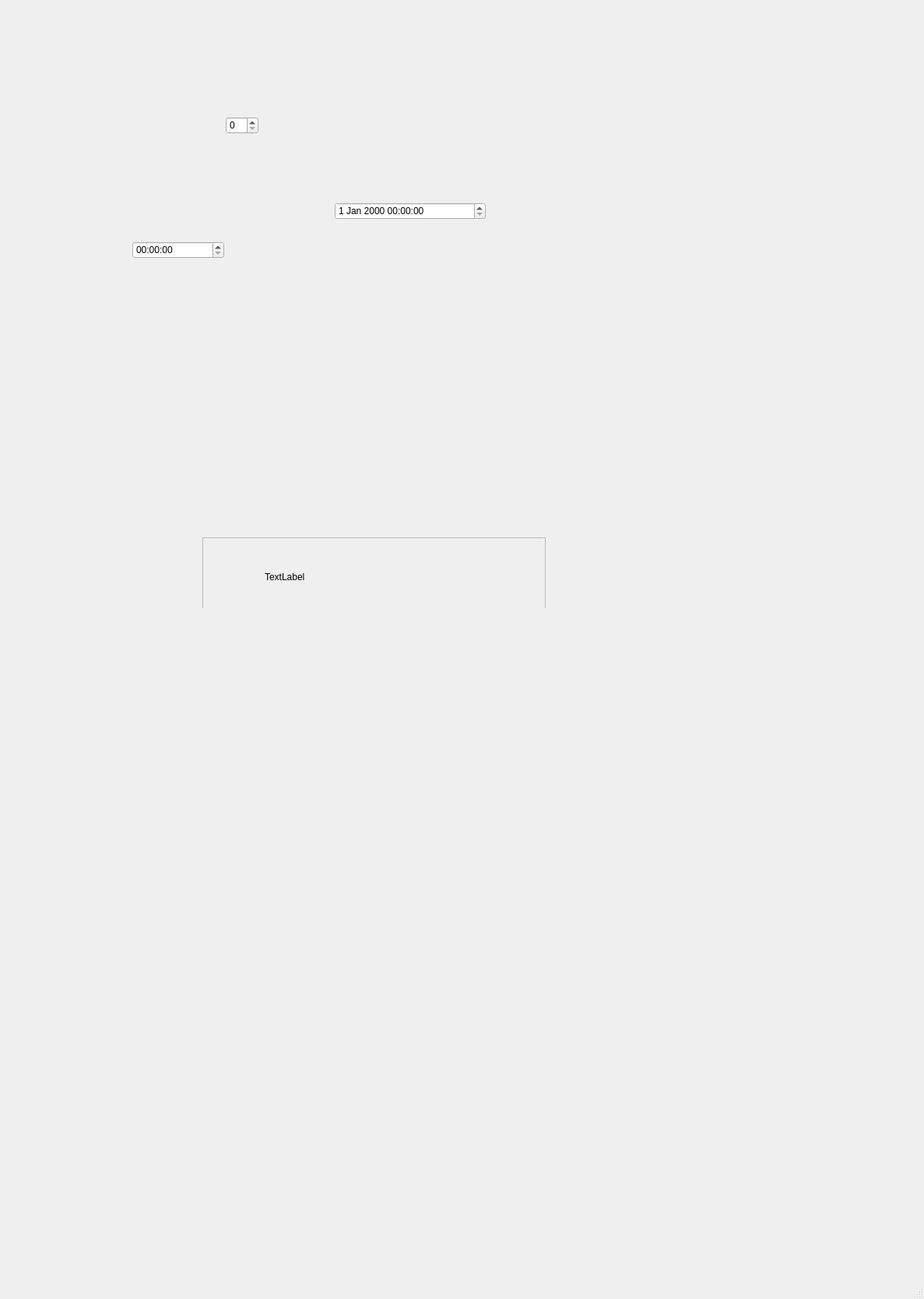
<?xml version="1.0" encoding="UTF-8"?>
<ui version="4.0">
 <class>MainWindow</class>
 <widget class="QMainWindow" name="MainWindow">
  <property name="geometry">
   <rect>
    <x>0</x>
    <y>0</y>
    <width>1187</width>
    <height>1668</height>
   </rect>
  </property>
  <property name="windowTitle">
   <string>MainWindow</string>
  </property>
  <widget class="QWidget" name="centralwidget">
   <widget class="QWidget" name="widget" native="true">
    <property name="geometry">
     <rect>
      <x>170</x>
      <y>460</y>
      <width>591</width>
      <height>321</height>
     </rect>
    </property>
    <widget class="QFrame" name="frame">
     <property name="geometry">
      <rect>
       <x>270</x>
       <y>490</y>
       <width>120</width>
       <height>80</height>
      </rect>
     </property>
     <property name="frameShape">
      <enum>QFrame::StyledPanel</enum>
     </property>
     <property name="frameShadow">
      <enum>QFrame::Raised</enum>
     </property>
    </widget>
    <widget class="QFrame" name="frame_2">
     <property name="geometry">
      <rect>
       <x>90</x>
       <y>230</y>
       <width>441</width>
       <height>171</height>
      </rect>
     </property>
     <property name="frameShape">
      <enum>QFrame::StyledPanel</enum>
     </property>
     <property name="frameShadow">
      <enum>QFrame::Raised</enum>
     </property>
     <widget class="QPushButton" name="pushButton">
      <property name="geometry">
       <rect>
        <x>80</x>
        <y>130</y>
        <width>93</width>
        <height>28</height>
       </rect>
      </property>
      <property name="text">
       <string>PushButton</string>
      </property>
     </widget>
     <widget class="QLabel" name="label_2">
      <property name="geometry">
       <rect>
        <x>80</x>
        <y>40</y>
        <width>71</width>
        <height>21</height>
       </rect>
      </property>
      <property name="text">
       <string>TextLabel</string>
      </property>
     </widget>
     <widget class="QLabel" name="label">
      <property name="geometry">
       <rect>
        <x>150</x>
        <y>80</y>
        <width>81</width>
        <height>31</height>
       </rect>
      </property>
      <property name="text">
       <string>TextLabel</string>
      </property>
     </widget>
    </widget>
   </widget>
   <widget class="QSpinBox" name="spinBox">
    <property name="geometry">
     <rect>
      <x>290</x>
      <y>150</y>
      <width>42</width>
      <height>22</height>
     </rect>
    </property>
   </widget>
   <widget class="QDateTimeEdit" name="dateTimeEdit">
    <property name="geometry">
     <rect>
      <x>430</x>
      <y>260</y>
      <width>194</width>
      <height>22</height>
     </rect>
    </property>
   </widget>
   <widget class="QTimeEdit" name="timeEdit">
    <property name="geometry">
     <rect>
      <x>170</x>
      <y>310</y>
      <width>118</width>
      <height>22</height>
     </rect>
    </property>
   </widget>
  </widget>
  <widget class="QMenuBar" name="menubar">
   <property name="geometry">
    <rect>
     <x>0</x>
     <y>0</y>
     <width>1187</width>
     <height>26</height>
    </rect>
   </property>
  </widget>
  <widget class="QStatusBar" name="statusbar"/>
 </widget>
 <resources/>
 <connections/>
</ui>
